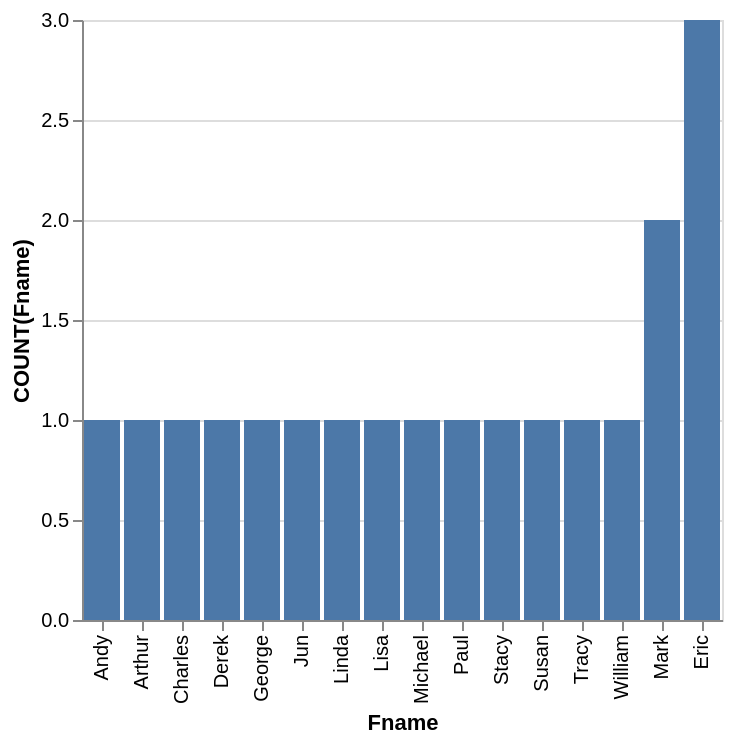

The specification (Vega-Lite) saved for this image:
### Vega-Lite specification from a JSON file in a GitHub repository (floating-point values rounded to 4 significant figures)
{"data": {"values": [{"x_data": "Andy", "y_data": 1}, {"x_data": "Arthur", "y_data": 1}, {"x_data": "Charles", "y_data": 1}, {"x_data": "Derek", "y_data": 1}, {"x_data": "Eric", "y_data": 3}, {"x_data": "George", "y_data": 1}, {"x_data": "Jun", "y_data": 1}, {"x_data": "Linda", "y_data": 1}, {"x_data": "Lisa", "y_data": 1}, {"x_data": "Mark", "y_data": 2}, {"x_data": "Michael", "y_data": 1}, {"x_data": "Paul", "y_data": 1}, {"x_data": "Stacy", "y_data": 1}, {"x_data": "Susan", "y_data": 1}, {"x_data": "Tracy", "y_data": 1}, {"x_data": "William", "y_data": 1}]}, "mark": "bar", "encoding": {"x": {"field": "x_data", "type": "nominal", "title": "Fname", "sort": {"op": "sum", "field": "y_data", "order": "ascending"}}, "y": {"field": "y_data", "type": "quantitative", "title": "COUNT(Fname)"}}}
